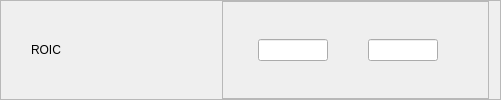
              <widget class="QFrame" name="fROIC">
               <property name="frameShape">
                <enum>QFrame::StyledPanel</enum>
               </property>
               <property name="frameShadow">
                <enum>QFrame::Raised</enum>
               </property>
               <layout class="QHBoxLayout" name="horizontalLayout_78">
                <property name="leftMargin">
                 <number>30</number>
                </property>
                <property name="topMargin">
                 <number>0</number>
                </property>
                <property name="bottomMargin">
                 <number>0</number>
                </property>
                <item>
                 <widget class="QLabel" name="label_51">
                  <property name="minimumSize">
                   <size>
                    <width>185</width>
                    <height>0</height>
                   </size>
                  </property>
                  <property name="maximumSize">
                   <size>
                    <width>185</width>
                    <height>150</height>
                   </size>
                  </property>
                  <property name="styleSheet">
                   <string notr="true">font: 14pt &quot;Segoe UI&quot;;</string>
                  </property>
                  <property name="text">
                   <string>ROIC</string>
                  </property>
                  <property name="alignment">
                   <set>Qt::AlignLeading|Qt::AlignLeft|Qt::AlignVCenter</set>
                  </property>
                 </widget>
                </item>
                <item>
                 <widget class="QFrame" name="frame_61">
                  <property name="frameShape">
                   <enum>QFrame::StyledPanel</enum>
                  </property>
                  <property name="frameShadow">
                   <enum>QFrame::Raised</enum>
                  </property>
                  <layout class="QHBoxLayout" name="horizontalLayout_79">
                   <property name="spacing">
                    <number>0</number>
                   </property>
                   <property name="leftMargin">
                    <number>35</number>
                   </property>
                   <property name="topMargin">
                    <number>0</number>
                   </property>
                   <property name="rightMargin">
                    <number>50</number>
                   </property>
                   <property name="bottomMargin">
                    <number>0</number>
                   </property>
                   <item>
                    <widget class="QLineEdit" name="lineEdit_91">
                     <property name="maximumSize">
                      <size>
                       <width>70</width>
                       <height>16777215</height>
                      </size>
                     </property>
                    </widget>
                   </item>
                   <item>
                    <spacer name="horizontalSpacer_38">
                     <property name="orientation">
                      <enum>Qt::Horizontal</enum>
                     </property>
                     <property name="sizeType">
                      <enum>QSizePolicy::Expanding</enum>
                     </property>
                     <property name="sizeHint" stdset="0">
                      <size>
                       <width>40</width>
                       <height>20</height>
                      </size>
                     </property>
                    </spacer>
                   </item>
                   <item>
                    <widget class="QLineEdit" name="lineEdit_92">
                     <property name="maximumSize">
                      <size>
                       <width>70</width>
                       <height>16777215</height>
                      </size>
                     </property>
                    </widget>
                   </item>
                  </layout>
                 </widget>
                </item>
               </layout>
              </widget>
